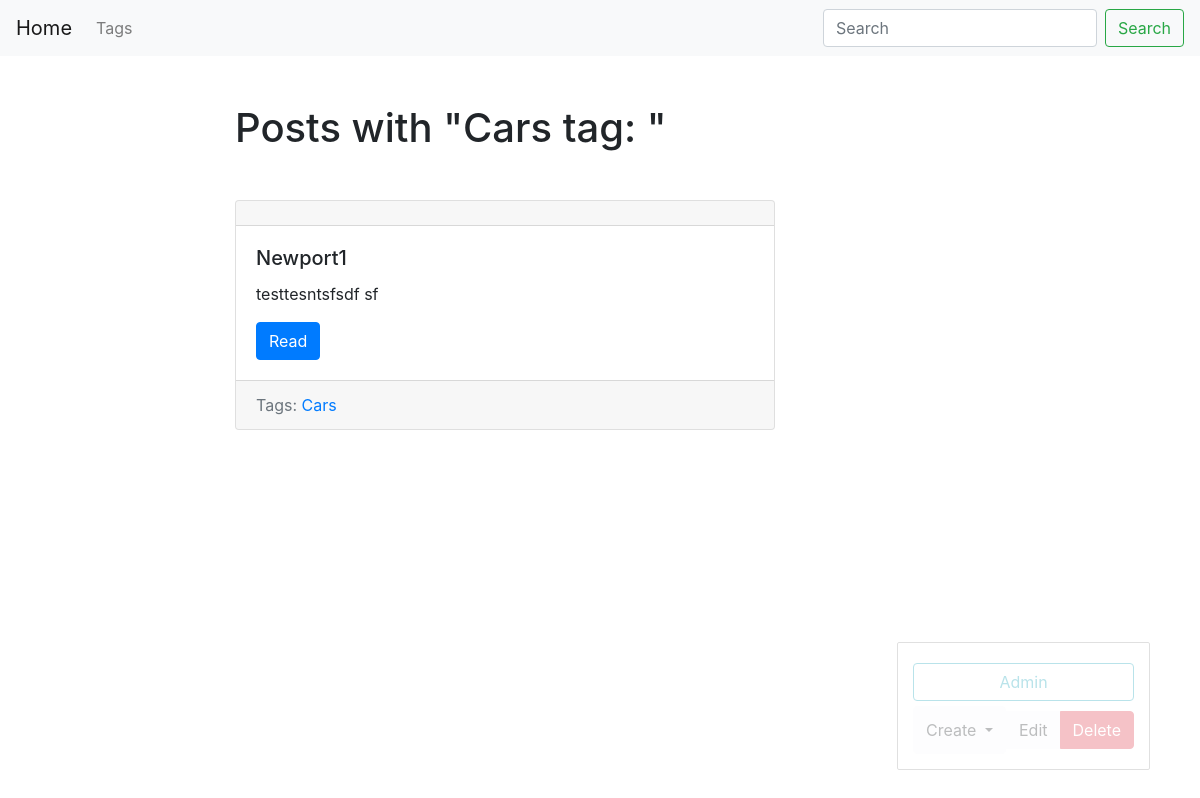
Screenshot of /blog/tag/car (signed in) with the database file from the repository.
### blog/models.py (models this page shows, shortened)
class Tag(models.Model):
    title = models.CharField(max_length=50)
    slug = models.SlugField(max_length=50, unique=True)
    def get_absolute_url(self):
        return reverse('tag_detail_url', kwargs={'slug' : self.slug})
    def get_update_url(self):
        return reverse('tag_update_url', kwargs={'slug' : self.slug})
    def get_delete_url(self):
        return reverse('tag_delete_url', kwargs={'slug' : self.slug})
    class Meta:
        ordering = ['title']

class Post(models.Model):
    title = models.CharField(max_length=150, db_index=True)
    slug = models.SlugField(max_length=150, unique=True, blank=True)
    body = models.TextField(blank=True, db_index=True)
    datepub = models.DateTimeField(auto_now_add=True)
    tags = models.ManyToManyField('Tag', blank=True, related_name='posts')
    def get_absolute_url(self):
        return reverse('current_post_url', kwargs={'slug' : self.slug})
    class Meta:
        ordering = ['-datepub']

### blog/views.py (the view)
# urls.py: path('tag/<str:slug>', TagDetail.as_view(), name='tag_detail_url'),
class TagDetail(ObjectDetailMixin, View):
    model = Tag
    template = 'blog/tag_detail.html'

### blog/utils.py (called while the page is built)
    def get(self, request, slug):
        obj = get_object_or_404(self.model, slug__iexact=slug)
        return render(request, self.template, context={self.model.__name__.lower(): obj, 'admin_obj' : obj, 'detail' : True})

### blog/templates/blog/tag_detail.html (shortened to what this page needs)
{% extends 'blog/base_blog.html'%}
{% block content %}
    <h1 class="mb-5">Posts with "{{ tag.title|title }} tag: "</h1>
    {% for post in tag.posts.all %}
        {% include 'blog/includes/post_card_template.html' %}
    {% endfor %}
{% endblock %}

### blog/templates/blog/includes/post_card_template.html (shortened to what this page needs)
<div class="card mb-5">
    <div class="card-header">
    </div>
    <div class="card-body">
        <h5 class="card-title">{{ post.title }}</h5>
        <p class="card-text">{{ post.body|truncatewords:15 }}</p>
        <a href="{{ post.get_absolute_url }}" class="btn btn-primary">Read</a>
    </div>
    <div class="card-footer text-muted">
        Tags:
        {% for tag in post.tags.all %}
        <a href="{{ tag.get_absolute_url }}">{{ tag.title }}</a>
        {% endfor %}
    </div>
</div>

### rows the page displays
Tag: title "Cars"
Post: title "Newport1", body "testtesntsfsdf sf"
